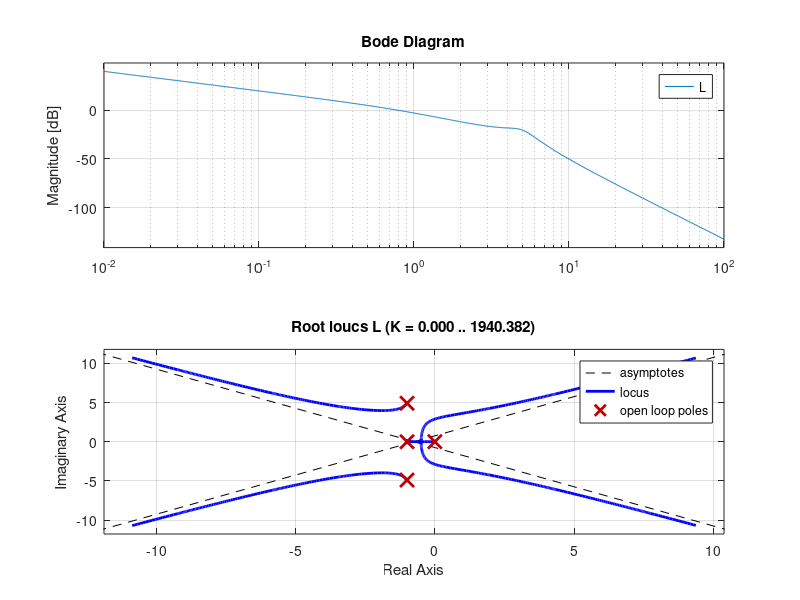

Source code (MATLAB):
clear,clc,close all

L = tf(2000, [1 200 0]);
bode(L)
%%
clear,clc,close all
L = tf([1 2], [1 12 22 20 0])
bode(L)

%%
clear,clc,close all
L = tf([0.9695], [1/25 3/25 27/25 1 0])
bode(L)

rlocus(L)
